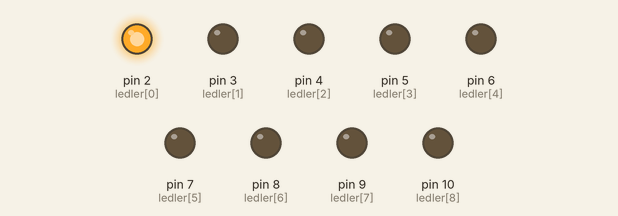
A sketch run on a simulated Arduino Uno, built with avr-gcc and run on an emulated ATmega328P. Shown: output pins drawn as LEDs (lit = HIGH).

Above: at 0.02 s.
At 0.27 s:
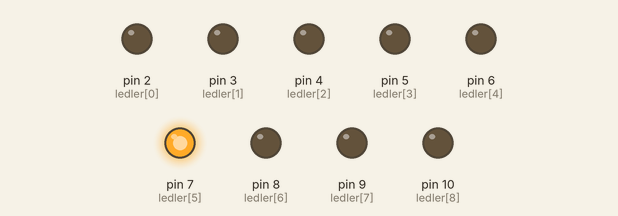
At 0.57 s:
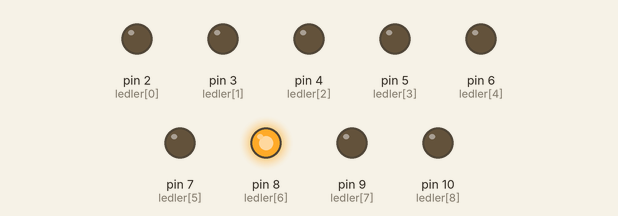
At 1.12 s:
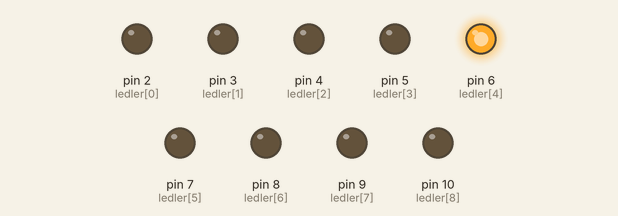
At 1.67 s:
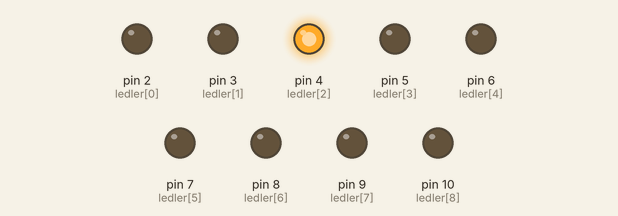
At 2.25 s:
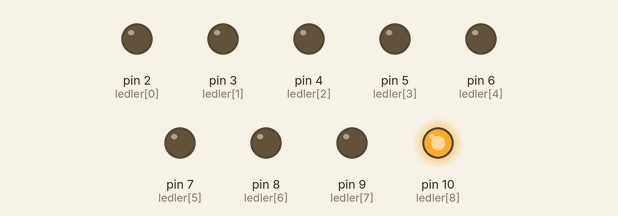
Timing chart, 0 to 3.0 s (numbered marks = the images above):
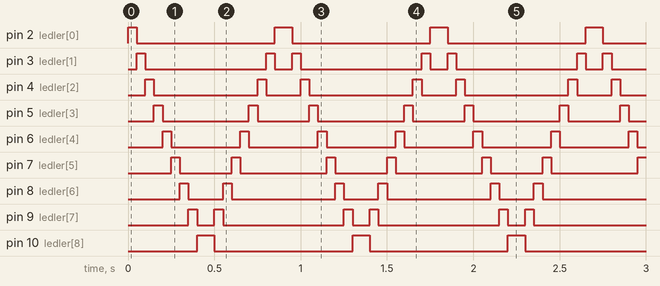

The sketch:

karasimsek.ino
```cpp
int ledler[] = {2, 3, 4, 5, 6, 7, 8 ,9 ,10};

void setup() {
    for(int i = 0; i < 9; i++) {
      pinMode(ledler[i], OUTPUT);
    }
}

void loop() {
    for(int i = 0; i < 9; i++) {
      digitalWrite(ledler[i], HIGH);
      delay(50);
      digitalWrite(ledler[i], LOW);
    }
    for(int j = 8; j > -1; j--) {
      digitalWrite(ledler[j], HIGH);
      delay(50);
      digitalWrite(ledler[j], LOW);
    }
}
```

Measured:
- by itself, pin 2 (ledler[0]), pin 10 (ledler[8]): alternates HIGH for 0.10 s and LOW for 0.80 s
- by itself, pin 3 (ledler[1]): repeats every 0.90 s: LOW 0.70 s, HIGH 0.05 s, LOW 0.10 s, HIGH 0.05 s
- by itself, pin 4 (ledler[2]): repeats every 0.90 s: LOW 0.60 s, HIGH 0.05 s, LOW 0.20 s, HIGH 0.05 s
- by itself, pin 5 (ledler[3]): repeats every 0.90 s: LOW 0.50 s, HIGH 0.05 s, LOW 0.30 s, HIGH 0.05 s
- by itself, pin 6 (ledler[4]): alternates HIGH for 0.05 s and LOW for 0.40 s
- by itself, pin 7 (ledler[5]): repeats every 0.90 s: LOW 0.30 s, HIGH 0.05 s, LOW 0.50 s, HIGH 0.05 s
- by itself, pin 8 (ledler[6]): repeats every 0.90 s: LOW 0.20 s, HIGH 0.05 s, LOW 0.60 s, HIGH 0.05 s
- by itself, pin 9 (ledler[7]): repeats every 0.90 s: LOW 0.10 s, HIGH 0.05 s, LOW 0.70 s, HIGH 0.05 s
